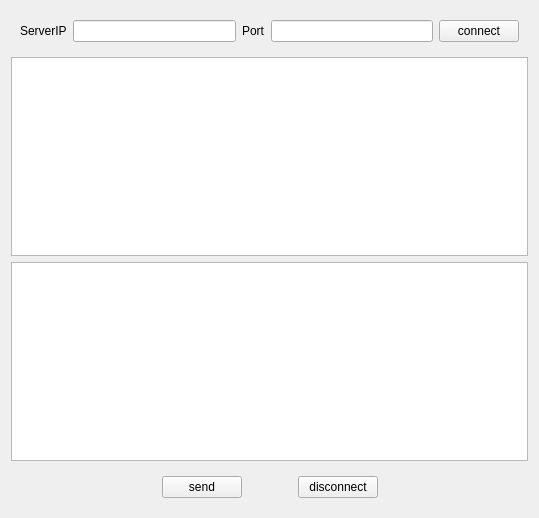
<?xml version="1.0" encoding="UTF-8"?>
<ui version="4.0">
 <class>Widget</class>
 <widget class="QWidget" name="Widget">
  <property name="geometry">
   <rect>
    <x>0</x>
    <y>0</y>
    <width>539</width>
    <height>518</height>
   </rect>
  </property>
  <property name="windowTitle">
   <string>Widget</string>
  </property>
  <layout class="QVBoxLayout" name="verticalLayout">
   <item>
    <widget class="QWidget" name="widget_2" native="true">
     <layout class="QHBoxLayout" name="horizontalLayout_2">
      <item>
       <widget class="QLabel" name="label">
        <property name="text">
         <string>ServerIP</string>
        </property>
       </widget>
      </item>
      <item>
       <widget class="QLineEdit" name="line_ip"/>
      </item>
      <item>
       <widget class="QLabel" name="label_2">
        <property name="text">
         <string>Port</string>
        </property>
       </widget>
      </item>
      <item>
       <widget class="QLineEdit" name="line_port"/>
      </item>
      <item>
       <widget class="QPushButton" name="btn_connect">
        <property name="text">
         <string>connect</string>
        </property>
       </widget>
      </item>
     </layout>
    </widget>
   </item>
   <item>
    <widget class="QTextEdit" name="text_read">
     <property name="readOnly">
      <bool>true</bool>
     </property>
    </widget>
   </item>
   <item>
    <widget class="QTextEdit" name="text_write"/>
   </item>
   <item>
    <widget class="QWidget" name="widget" native="true">
     <layout class="QHBoxLayout" name="horizontalLayout">
      <item>
       <spacer name="horizontalSpacer_2">
        <property name="orientation">
         <enum>Qt::Horizontal</enum>
        </property>
        <property name="sizeHint" stdset="0">
         <size>
          <width>40</width>
          <height>20</height>
         </size>
        </property>
       </spacer>
      </item>
      <item>
       <widget class="QPushButton" name="btn_send">
        <property name="text">
         <string>send</string>
        </property>
       </widget>
      </item>
      <item>
       <spacer name="horizontalSpacer_3">
        <property name="orientation">
         <enum>Qt::Horizontal</enum>
        </property>
        <property name="sizeType">
         <enum>QSizePolicy::Fixed</enum>
        </property>
        <property name="sizeHint" stdset="0">
         <size>
          <width>50</width>
          <height>20</height>
         </size>
        </property>
       </spacer>
      </item>
      <item>
       <widget class="QPushButton" name="btn_disconnect">
        <property name="text">
         <string>disconnect</string>
        </property>
       </widget>
      </item>
      <item>
       <spacer name="horizontalSpacer">
        <property name="orientation">
         <enum>Qt::Horizontal</enum>
        </property>
        <property name="sizeHint" stdset="0">
         <size>
          <width>40</width>
          <height>20</height>
         </size>
        </property>
       </spacer>
      </item>
     </layout>
    </widget>
   </item>
  </layout>
 </widget>
 <resources/>
 <connections/>
</ui>
